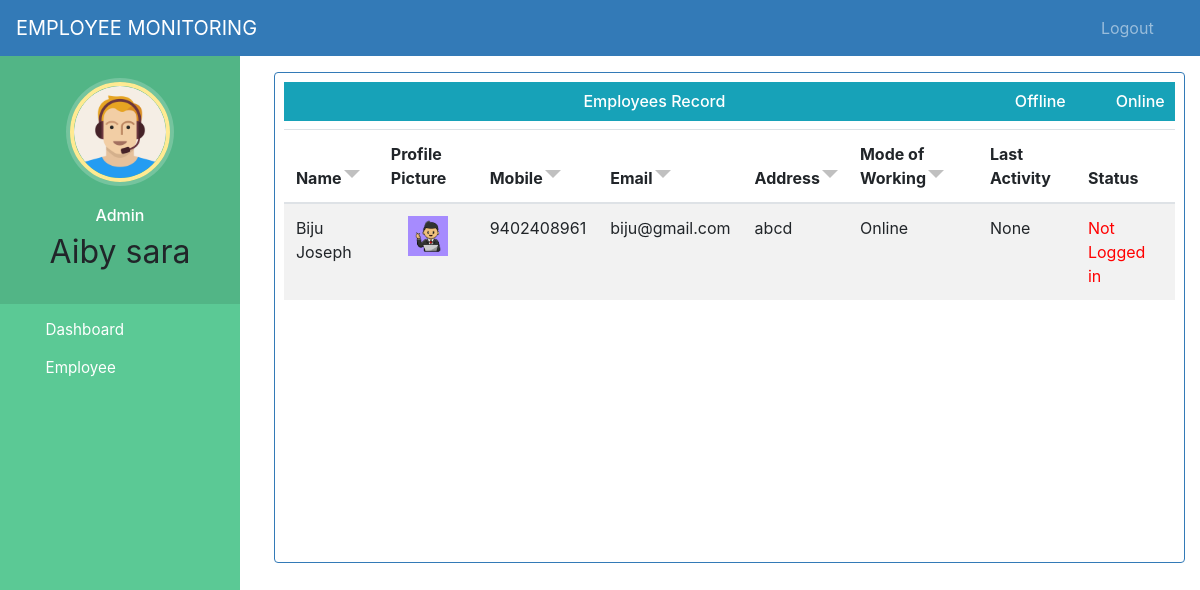
The app's page /employee-status-offline (signed in), older data.
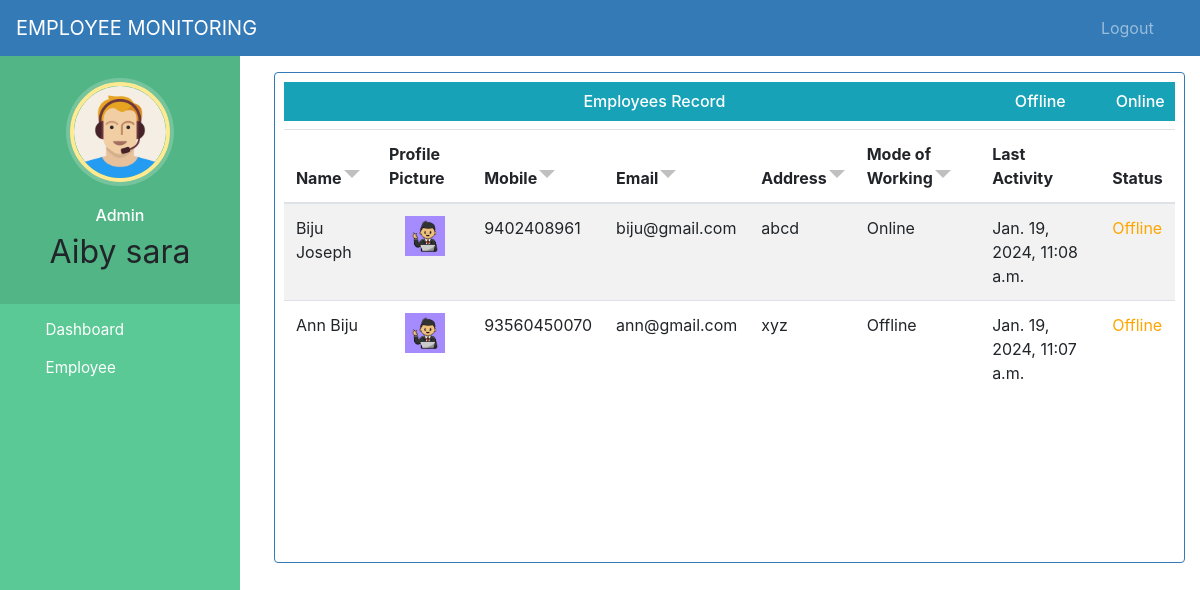
The same page, newer data.
### employee/models.py (models this page shows, shortened)
class Employee(models.Model):
    user = models.OneToOneField(User, on_delete=models.CASCADE)
    profile_pic = models.ImageField(upload_to='profile_pic/EmployeeProfilePic/', null=True, blank=True)
    mode = models.CharField(max_length=128, choices=mode_status, default='Offline')
    address = models.CharField(max_length=128)
    mobile = models.CharField(max_length=12, null=True)
    email = models.EmailField(max_length=128, null=True)
    status = models.BooleanField(default=False)
    last_activity = models.DateTimeField(null=True, blank=True)
    @property
    def get_name(self):
        return self.user.first_name + " " + self.user.last_name

### employee/views.py (the view)
# urls.py: path('employee-status-offline', views.employee_status_offline_view, name='employee-status-offline'),
@login_required(login_url='userlogin')
@user_passes_test(is_admin)
def employee_status_offline_view(request):
    employees = models.Employee.objects.all().filter(status=True)
    a = timezone.now()
    ist_time = a.astimezone(timezone.get_current_timezone())
    new_time = ist_time - timezone.timedelta(minutes=3)
    return render(request, 'employee_status_offline.html', {'employees': employees,'a':new_time})

### employee/views.py (called while the page is built)
def is_admin(user):
    return user.groups.filter(name='ADMIN').exists()

### templates/employee_status_offline.html (shortened to what this page needs)
{% extends 'admin_base.html' %}
{% block content %}
{%load static%}
  <link rel="stylesheet" href="{% static 'css/sort.css' %}">
<br><br><br>
{% include 'messages.html' %}
<div class="container">
  <div class="bor">
    <div class="tableFixHead">
      <h6 class="bg-info" style="padding:10px; text-align:center;">Employees Record
 <a style="float:right; text-decoration: none; color:white" href="/employee-status-online">Online</a>
        <a style="float:right; margin-right:50px; text-decoration: none; color:white" href="/employee-status-offline">Offline</a>
      </h6>
       <table class="table table-striped" id="myTable">
      <thead>
        <tr>
          <th onclick="sortTable(0)" class="headerSortDown">Name</th>
          <th>Profile Picture</th>
          <th onclick="sortTable(0)" class="headerSortDown">Mobile</th>
          <th onclick="sortTable(0)" class="headerSortDown">Email</th>
          <th onclick="sortTable(0)" class="headerSortDown">Address</th>
          <th onclick="sortTable(0)" class="headerSortDown">Mode of Working</th>
          <th>Last Activity</th>
          <th>Status</th>
        </tr>
      </thead>
         {% for e in employees %}
           {% if e.last_activity == None %}
                    <tr>
        <td> {{e.get_name}}</td>
        <td> <center>
          {% if e.profile_pic %}
          <img src="{{ e.profile_pic.url }}" alt="Profile Pic missing" height="40px" width="40px" />
          {% else %}
          No Profile Pic
          {% endif %}
        </center></td>
           <td>{{e.mobile}}</td>
        <td>{{e.email}}</td>
        <td>{{e.address}}</td>
        <td>{{e.mode}}</td>
        <td>{{e.last_activity}}</td>
           <td style="color:red">Not Logged in</td>
         {% elif e.last_activity < a %}
          <tr>
        <td> {{e.get_name}}</td>
        <td> <center>
          {% if e.profile_pic %}
          <img src="{{ e.profile_pic.url }}" alt="Profile Pic missing" height="40px" width="40px" />
          {% else %}
          No Profile Pic
          {% endif %}
        </center></td>
           <td>{{e.mobile}}</td>
        <td>{{e.email}}</td>
        <td>{{e.address}}</td>
        <td>{{e.mode}}</td>
        <td>{{e.last_activity}}</td>
           <td style="color:orange">Offline</td>
           {% endif %}
       </tr>
         {% endfor %}
       </table>
    </div>
  </div>
</div>
{% endblock content %}

Row changes from the older to the newer data that the page shows:
changed Employee "biju@gmail.com": profile_pic: picture added; profile_pic: picture removed; last_activity "None" → "Jan. 19, 2024, 11:08 a.m."; last_activity "Not Logged in" → "Offline"
now on this page (row edited): Employee: get_name "Ann Biju", profile_pic (picture), mobile "93560450070", email "ann@gmail.com", address "xyz", mode "Offline", last_activity "Jan. 19, 2024, 11:07 a.m."
